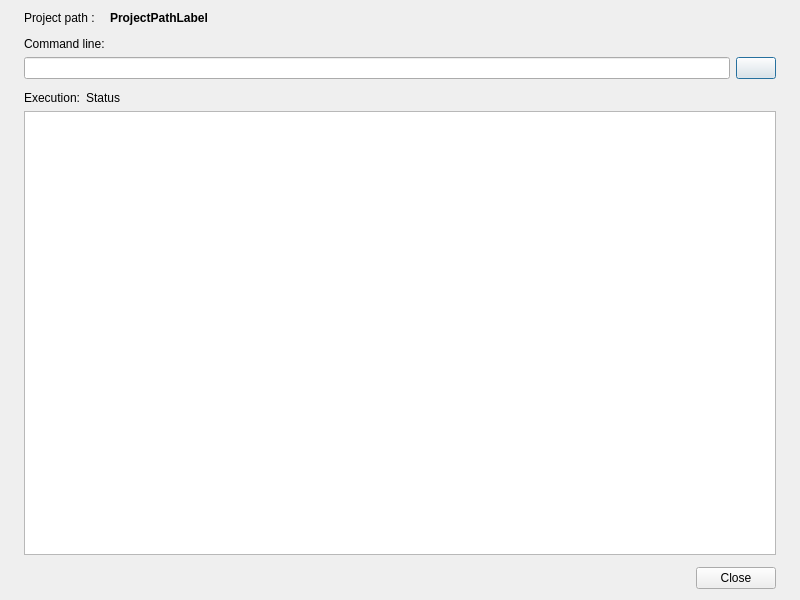
<?xml version="1.0" encoding="UTF-8"?>
<ui version="4.0">
 <class>RunCLISimulationDialog</class>
 <widget class="QDialog" name="RunCLISimulationDialog">
  <property name="geometry">
   <rect>
    <x>0</x>
    <y>0</y>
    <width>800</width>
    <height>600</height>
   </rect>
  </property>
  <property name="windowTitle">
   <string notr="true"/>
  </property>
  <property name="modal">
   <bool>true</bool>
  </property>
  <layout class="QVBoxLayout" name="verticalLayout" stretch="0,0,0,0">
   <property name="spacing">
    <number>12</number>
   </property>
   <property name="leftMargin">
    <number>12</number>
   </property>
   <property name="rightMargin">
    <number>12</number>
   </property>
   <item>
    <layout class="QHBoxLayout" name="horizontalLayout" stretch="0,1">
     <property name="leftMargin">
      <number>12</number>
     </property>
     <property name="rightMargin">
      <number>12</number>
     </property>
     <item>
      <widget class="QLabel" name="label">
       <property name="text">
        <string>Project path : </string>
       </property>
      </widget>
     </item>
     <item>
      <widget class="QLabel" name="ProjectPathLabel">
       <property name="font">
        <font>
         <weight>75</weight>
         <bold>true</bold>
        </font>
       </property>
       <property name="text">
        <string notr="true">ProjectPathLabel</string>
       </property>
      </widget>
     </item>
    </layout>
   </item>
   <item>
    <layout class="QVBoxLayout" name="verticalLayout_3">
     <property name="spacing">
      <number>6</number>
     </property>
     <property name="leftMargin">
      <number>12</number>
     </property>
     <property name="rightMargin">
      <number>12</number>
     </property>
     <item>
      <widget class="QLabel" name="label_3">
       <property name="text">
        <string>Command line:</string>
       </property>
      </widget>
     </item>
     <item>
      <layout class="QHBoxLayout" name="horizontalLayout_4">
       <item>
        <widget class="QLineEdit" name="CommandLineEdit">
         <property name="text">
          <string notr="true"/>
         </property>
         <property name="readOnly">
          <bool>true</bool>
         </property>
        </widget>
       </item>
       <item>
        <widget class="QPushButton" name="KillButton">
         <property name="text">
          <string notr="true"/>
         </property>
        </widget>
       </item>
      </layout>
     </item>
    </layout>
   </item>
   <item>
    <layout class="QVBoxLayout" name="verticalLayout_2">
     <property name="spacing">
      <number>6</number>
     </property>
     <property name="leftMargin">
      <number>12</number>
     </property>
     <property name="rightMargin">
      <number>12</number>
     </property>
     <item>
      <layout class="QHBoxLayout" name="horizontalLayout_3">
       <property name="spacing">
        <number>6</number>
       </property>
       <item>
        <widget class="QLabel" name="label_4">
         <property name="text">
          <string>Execution:</string>
         </property>
        </widget>
       </item>
       <item>
        <widget class="openfluid::ui::common::ExecutionStatusLabel" name="StatusLabel">
         <property name="text">
          <string notr="true">Status</string>
         </property>
        </widget>
       </item>
       <item>
        <spacer name="horizontalSpacer">
         <property name="orientation">
          <enum>Qt::Horizontal</enum>
         </property>
         <property name="sizeHint" stdset="0">
          <size>
           <width>40</width>
           <height>2</height>
          </size>
         </property>
        </spacer>
       </item>
      </layout>
     </item>
     <item>
      <widget class="QPlainTextEdit" name="ExecutionOutputEdit">
       <property name="lineWrapMode">
        <enum>QPlainTextEdit::NoWrap</enum>
       </property>
       <property name="readOnly">
        <bool>true</bool>
       </property>
       <property name="plainText">
        <string notr="true"/>
       </property>
      </widget>
     </item>
    </layout>
   </item>
   <item>
    <layout class="QHBoxLayout" name="horizontalLayout_2">
     <property name="leftMargin">
      <number>12</number>
     </property>
     <property name="rightMargin">
      <number>12</number>
     </property>
     <item>
      <widget class="QDialogButtonBox" name="ButtonBox">
       <property name="standardButtons">
        <set>QDialogButtonBox::Close</set>
       </property>
      </widget>
     </item>
    </layout>
   </item>
  </layout>
 </widget>
 <customwidgets>
  <customwidget>
   <class>openfluid::ui::common::ExecutionStatusLabel</class>
   <extends>QLabel</extends>
   <header location="global">openfluid/ui/common/ExecutionStatusLabel.hpp</header>
  </customwidget>
 </customwidgets>
 <resources/>
 <connections/>
</ui>
